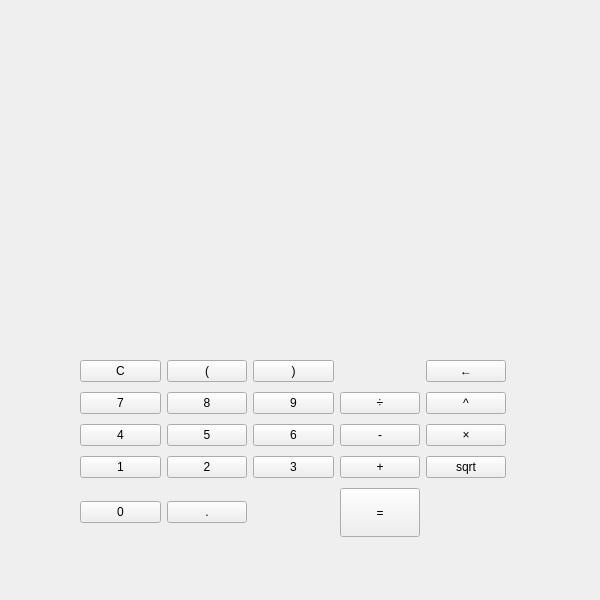
<?xml version="1.0" encoding="UTF-8"?>
<ui version="4.0">
 <class>MainWindow</class>
 <widget class="QWidget" name="MainWindow">
  <property name="enabled">
   <bool>true</bool>
  </property>
  <property name="geometry">
   <rect>
    <x>0</x>
    <y>0</y>
    <width>600</width>
    <height>600</height>
   </rect>
  </property>
  <property name="minimumSize">
   <size>
    <width>600</width>
    <height>600</height>
   </size>
  </property>
  <property name="maximumSize">
   <size>
    <width>600</width>
    <height>600</height>
   </size>
  </property>
  <property name="baseSize">
   <size>
    <width>600</width>
    <height>600</height>
   </size>
  </property>
  <property name="windowTitle">
   <string>QCalculator</string>
  </property>
  <widget class="QWidget" name="layoutWidget">
   <property name="geometry">
    <rect>
     <x>80</x>
     <y>360</y>
     <width>426</width>
     <height>177</height>
    </rect>
   </property>
   <layout class="QGridLayout" name="Keyboard">
    <property name="verticalSpacing">
     <number>10</number>
    </property>
    <item row="0" column="2">
     <widget class="QPushButton" name="ButtonRightParenthesis">
      <property name="text">
       <string>)</string>
      </property>
     </widget>
    </item>
    <item row="1" column="1">
     <widget class="QPushButton" name="ButtonNumber8">
      <property name="text">
       <string>8</string>
      </property>
     </widget>
    </item>
    <item row="2" column="1">
     <widget class="QPushButton" name="ButtonNumber5">
      <property name="text">
       <string>5</string>
      </property>
     </widget>
    </item>
    <item row="3" column="1">
     <widget class="QPushButton" name="ButtonNumber2">
      <property name="text">
       <string>2</string>
      </property>
     </widget>
    </item>
    <item row="3" column="0">
     <widget class="QPushButton" name="ButtonNumber1">
      <property name="text">
       <string>1</string>
      </property>
     </widget>
    </item>
    <item row="2" column="3">
     <widget class="QPushButton" name="ButtonSubstract">
      <property name="text">
       <string>-</string>
      </property>
     </widget>
    </item>
    <item row="4" column="0">
     <widget class="QPushButton" name="ButtonNumber0">
      <property name="text">
       <string>0</string>
      </property>
     </widget>
    </item>
    <item row="4" column="1">
     <widget class="QPushButton" name="ButtonFloatPoint">
      <property name="text">
       <string>.</string>
      </property>
     </widget>
    </item>
    <item row="0" column="0">
     <widget class="QPushButton" name="ButtonClearInput">
      <property name="text">
       <string>C</string>
      </property>
     </widget>
    </item>
    <item row="2" column="0">
     <widget class="QPushButton" name="ButtonNumber4">
      <property name="text">
       <string>4</string>
      </property>
     </widget>
    </item>
    <item row="3" column="3">
     <widget class="QPushButton" name="ButtonAdd">
      <property name="text">
       <string>+</string>
      </property>
     </widget>
    </item>
    <item row="0" column="1">
     <widget class="QPushButton" name="ButtonLeftParenthesis">
      <property name="text">
       <string>(</string>
      </property>
     </widget>
    </item>
    <item row="1" column="2">
     <widget class="QPushButton" name="ButtonNumber9">
      <property name="enabled">
       <bool>true</bool>
      </property>
      <property name="sizePolicy">
       <sizepolicy hsizetype="Minimum" vsizetype="Minimum">
        <horstretch>0</horstretch>
        <verstretch>0</verstretch>
       </sizepolicy>
      </property>
      <property name="text">
       <string>9</string>
      </property>
     </widget>
    </item>
    <item row="3" column="2">
     <widget class="QPushButton" name="ButtonNumber3">
      <property name="text">
       <string>3</string>
      </property>
     </widget>
    </item>
    <item row="1" column="4">
     <widget class="QPushButton" name="ButtonPower">
      <property name="text">
       <string>^</string>
      </property>
     </widget>
    </item>
    <item row="1" column="3">
     <widget class="QPushButton" name="ButtonDivide">
      <property name="text">
       <string>÷</string>
      </property>
     </widget>
    </item>
    <item row="2" column="2">
     <widget class="QPushButton" name="ButtonNumber6">
      <property name="text">
       <string>6</string>
      </property>
     </widget>
    </item>
    <item row="1" column="0">
     <widget class="QPushButton" name="ButtonNumber7">
      <property name="text">
       <string>7</string>
      </property>
     </widget>
    </item>
    <item row="4" column="3">
     <widget class="QPushButton" name="ButtonProcess">
      <property name="enabled">
       <bool>true</bool>
      </property>
      <property name="sizePolicy">
       <sizepolicy hsizetype="Maximum" vsizetype="Expanding">
        <horstretch>0</horstretch>
        <verstretch>0</verstretch>
       </sizepolicy>
      </property>
      <property name="text">
       <string>=</string>
      </property>
     </widget>
    </item>
    <item row="2" column="4">
     <widget class="QPushButton" name="ButtonMultiply">
      <property name="text">
       <string>×</string>
      </property>
     </widget>
    </item>
    <item row="3" column="4">
     <widget class="QPushButton" name="ButtonSqrt">
      <property name="text">
       <string>sqrt</string>
      </property>
     </widget>
    </item>
    <item row="0" column="4">
     <widget class="QPushButton" name="ButtonBackspace">
      <property name="text">
       <string>←</string>
      </property>
     </widget>
    </item>
   </layout>
  </widget>
 </widget>
 <resources/>
 <connections/>
</ui>
